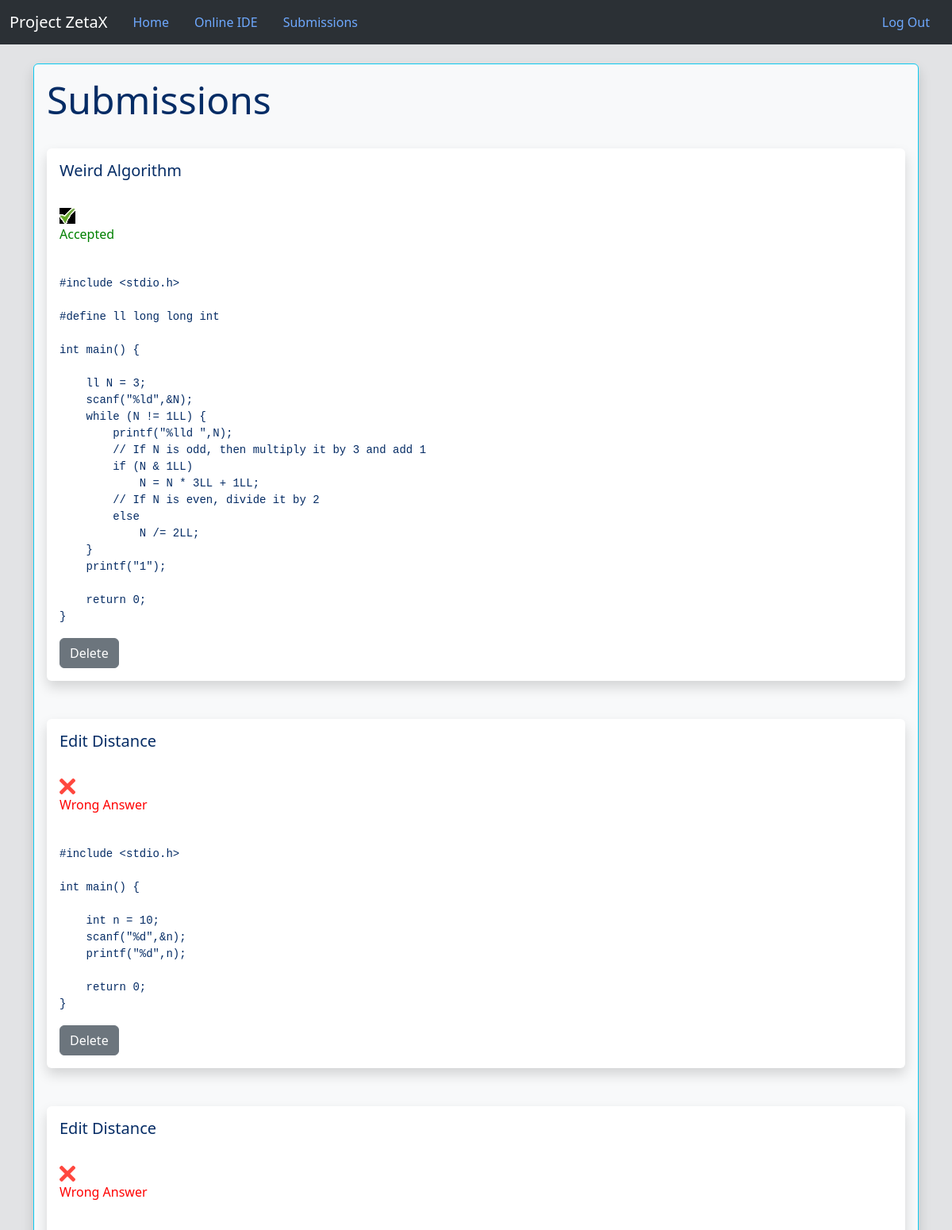
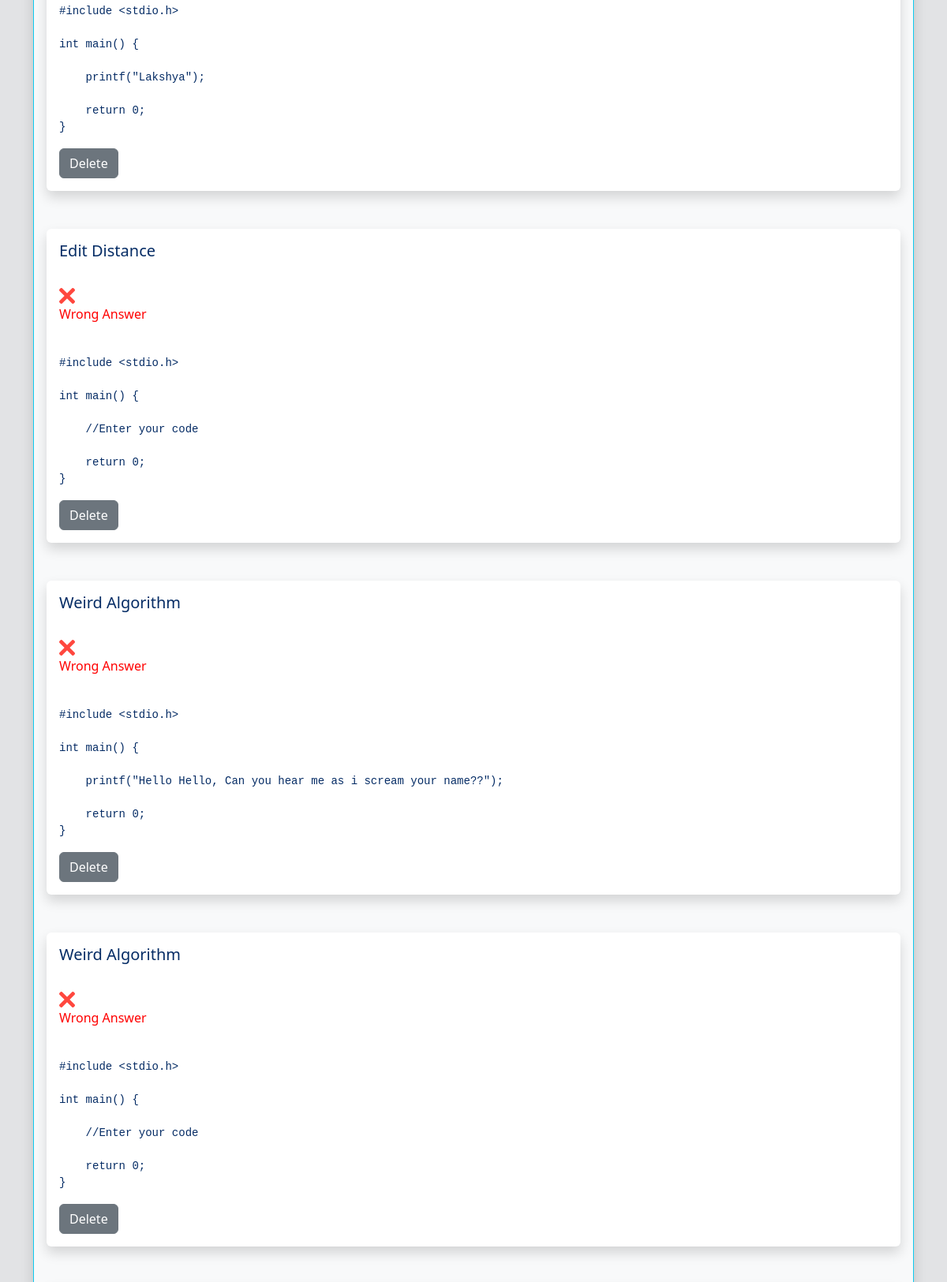
Page /get_submissions/2 (signed in, upper part) on the committed database (2 pictures, top to bottom).
### Project/models.py (models this page shows, shortened)
class Problem(db.Model):
    __bind_key = 'problems'
    id = db.Column(db.Integer, primary_key=True)
    title = db.Column(db.String(100), nullable=False)
    description = db.Column(db.String(2000), nullable=False)
    sample_input = db.Column(db.String(100), nullable=False)
    sample_output = db.Column(db.String(100), nullable=False)
    exe_time = db.Column(db.Integer, nullable=False)
    exe_space = db.Column(db.Integer, nullable=False)
    judging_testcases = db.Column(db.String(1000000),nullable=False)
    exp_testcases_output = db.Column(db.String(1000000),nullable=False)
    user_id = db.Column(db.Integer, db.ForeignKey('user.id'))
    submission = db.relationship('Submissions',backref='problem')

class Submissions(db.Model):
    __bind_key = 'submissions'
    id = db.Column(db.Integer,primary_key=True)
    user_code = db.Column(db.String(100000))
    status = db.Column(db.String(100),nullable=False)
    user_id = db.Column(db.Integer,db.ForeignKey('user.id'))
    problem_id = db.Column(db.Integer,db.ForeignKey('problem.id'))

### Project/routes.py (the view)
    def wrapped_function_contestant(*args,**kwargs):
        if (current_user.is_authenticated) and (current_user.type != 'Contestant'):
            flash("Please log in as Contestant to access this page",'error')
            return redirect(url_for('home'))
        return inner_func(*args,**kwargs)

### Project/models.py (called while the page is built)
@login_manager.user_loader
def load_user(id):
    return User.query.get(int(id))

### Project/routes.py (called while the page is built)
def contestant_required(inner_func):
    def wrapped_function_contestant(*args,**kwargs):
        if (current_user.is_authenticated) and (current_user.type != 'Contestant'):
            flash("Please log in as Contestant to access this page",'error')
            return redirect(url_for('home'))
        return inner_func(*args,**kwargs)
    wrapped_function_contestant.__name__ = inner_func.__name__
    return wrapped_function_contestant

@app.route('/get_submissions/<int:id>',methods=['GET','POST'])
@login_required
@contestant_required
def get_submissions(id):
    contestant = User.query.get_or_404(id)
    problems = Problem.query.all()
    return render_template('submissions.html',submissions=contestant.submissions,problems=problems)

### Project/templates/submissions.html (shortened to what this page needs)
{% extends 'base.html' %}
{% block content %}
    <br/>
    <div class="container-fluid bg-body-tertiary border border-info shadow p-3 mb-5 rounded">
        <h1>Submissions</h1>
        <br/>
        {% for submission in submissions|reverse %}
            {% for problem in problems %}
                {% if problem.id == submission.problem_id %}
                    <div  class="shadow p-3 mb-5 bg-body rounded">
                        <h4>{{ problem.title }}</h4><br/>
                        {% if submission.status == "Accepted" %}
                            <img src="{{ url_for('static',filename='assets/right.jpg')}}">
                            <p style="color: green;">Accepted</p>
                        {% elif submission.status == "Wrong Answer" %}
                            <img src="{{ url_for('static',filename='assets/wrong.png')}}">
                            <p style="color: red;">Wrong Answer</p>
                        {% elif submission.status == "Time Limit Exceeded" %}
                            <img src="{{ url_for('static',filename='assets/wrong.png')}}">
                            <p style="color: red;">Time Limit Exceeded</p>
                        {% elif submission.status == "Compilation Error" %}
                            <img src="{{ url_for('static',filename='assets/compilation_error.jpg')}}">
                            <p style="color: yellow;">Compilation error</p>
                        {% endif %}
                        <br/>
                        <pre id="user_code" class="prettyprint">{{ submission.user_code }}</pre>
                        <a href="/delete_submission/{{submission.id}}" class="btn btn-secondary">Delete</a>
                    </div>
                {% endif %}
            {% endfor %}
        {% endfor %}
    </div>
{% endblock %}

### Project/static/CSS/editor-styles.css (style rules this page uses)
:root { --editor-bg: #eee; --editor-border: #3f87a6; }
* { padding: 0; margin: 0; box-sizing: border-box; }
html, body { height: 100%; width: 100%; }

### Project/static/CSS/style-home.css (style rules this page uses)
h1 { font-size: 48px; }
h4 { font-size: 20px; }
a { font-size: 18px; color: #000000; }

### rows in the picture
Submissions: user_code "#include <stdio.h> #define ll long long int int main() { ll N = 3; scanf(\"%ld\",&N); while (N != 1LL) { printf(\"%lld \",N); // If N is odd, then multiply it by 3 and add 1 if (N & 1LL) N = N * 3LL + 1LL; // If N is even, divide it by 2 else N /= 2LL; } printf(\"1\"); return 0; }"
Problem: title "Weird Algorithm"
Submissions: user_code "#include <stdio.h> int main() { int n = 10; scanf(\"%d\",&n); printf(\"%d\",n); return 0; }"
Problem: title "Edit Distance"
Submissions: user_code "#include <stdio.h> int main() { printf(\"Lakshya\"); return 0; }"
Submissions: user_code "#include <stdio.h> int main() { //Enter your code return 0; }"
Submissions: user_code "#include <stdio.h> int main() { printf(\"Hello Hello, Can you hear me as i scream your name??\"); return 0; }"
Submissions: user_code "#include <stdio.h> int main() { //Enter your code return 0; }"
